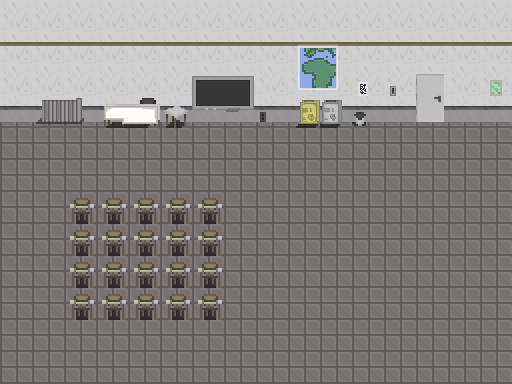
#> input picture Python/assets/Mappa.png, 512 x 384 px, found by its file name
$ python splitcutter.py
#> lines starting #> are read from the running program, lines starting #| are printed output that depends on the picture
from PIL import Image
from itertools import product
import os

path = "../Assets/Elements/Collisions/"

def tile(filename, dir_in, dir_out, d):
#> called with filename = 'mappa.png', dir_in = '../Assets/Elements/Collisions/', dir_out = '../Assets/Elements/Collisions/', d = 32
   name, ext = os.path.splitext(filename)
   img = Image.open(os.path.join(dir_in, filename))
#> img is the input picture: PIL image 512x384 RGBA; mean R, G, B, A 138.6, 135.2, 132.4, 255
   w, h = img.size
#> w = 512; h = 384

   grid = product(range(0, h-h%d, d), range(0, w-w%d, d))

   incr = 0

   tot = (h//d) * (w//d)
#> tot = 192

   for i, j in grid:

      prec = len(str(tot)) - len(str(incr))
      prec = "0" * prec

      box = (j, i, j+d, i+d)
      out = os.path.join(dir_out, f'tile{prec}{incr}{ext}')
      img.crop(box).save(out)

      incr += 1
#> this loop made 192 passes
#> pass 1, in tile, `img.crop(box).save(out)`:
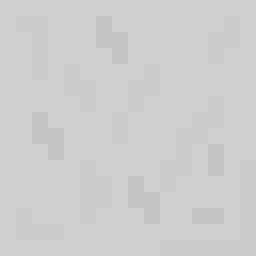
#> saved as tile000.png: PIL image 32x32 RGBA (shown 8 times larger); mean R, G, B, A 206.3, 206.3, 206.3, 255
#> after the loop, incr = 192

   print("\nPrinted",tot,"tiles\n")
#| Printed 192 tiles

tile(

      filename = "mappa.png",
      dir_in = path,
      dir_out = path,
      d = 32

   )
